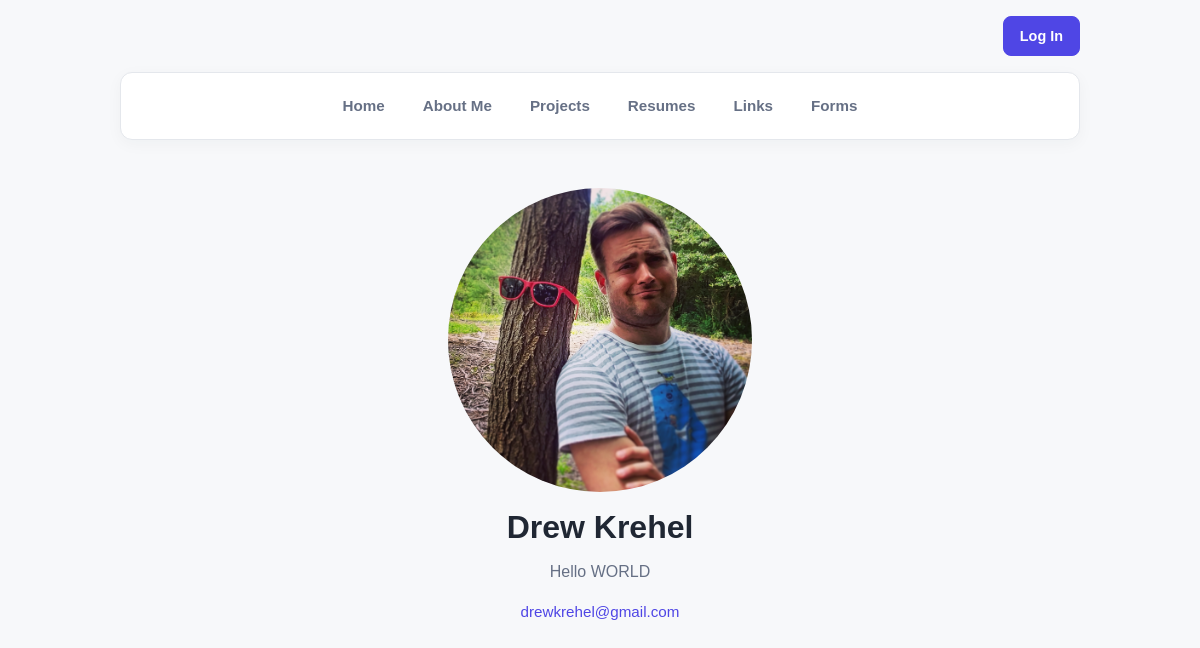
The page /drewkrehel/about/ on the database its author committed.
### builder/models.py (models this page shows)
class Profile(models.Model):
    user = models.OneToOneField(
        User,
        on_delete=models.CASCADE
    )
    featured_section = models.CharField(
        max_length=20,
        choices=[
            ("about", "About Me"),
            ("projects", "Projects"),
            ("resumes", "Resumes"),
            ("links", "Links"),
            ("forms", "Forms"),
        ],
        blank=True,
    )
    featured_object_id = models.PositiveIntegerField(
        null=True,
        blank=True,
    )
    display_name = models.CharField(
        max_length=200,
        help_text="Enter the name you want visitors to see"
    )
    email = models.EmailField(
        max_length=200,
        help_text="Enter the email you want visitors to see"
    )
    phone = models.CharField(
        max_length=50,
        blank=True,
        help_text="Enter the # you want visitors to see"
    )
    bio = models.TextField(
        max_length=1000,
        blank=True,
        help_text="Add a short bio"
    )
    profile_image = models.ImageField(
        upload_to='profile_images/',
        blank=True,
        help_text="Upload a profile image"
    )
    index_thumbnail = models.ImageField(
        upload_to="index_thumbnails/",
        blank=True,
    )

### builder/views.py (the view)
# urls.py: path("<str:username>/about/", views.about_me, name="about"),
def about_me(request, username):
    profile = Profile.objects.get(user__username=username)
    context = {
        "profile": profile,
    }
    return render(request, "about_me.html", context=context)

### builder/templates/about_me.html (shortened to what this page needs)
{% extends "base.html" %}
{% block content %}
<main class="profile-page">
    <header class="profile-header">
        {% if profile.profile_image %}
        <img class="profile-avatar" src="{{ profile.profile_image.url }}"
            alt="Profile photo of {{ profile.display_name }}">
        {% endif %}
        <h1 class="profile-name">{{ profile.display_name }}</h1>
        {% if profile.bio %}
        <p class="profile-bio">{{ profile.bio }}</p>
        {% endif %}
        {% if profile.email %}
        <p class="profile-email">
            <a href="mailto:{{ profile.email }}">{{ profile.email }}</a>
        </p>
        {% endif %}
    </header>
</main>
{% endblock %}

### builder/static/builder/css/styles.css (style rules this page uses)
body { font-family: Arial, sans-serif; }

### builder/static/builder/css/site.css (style rules this page uses)
:root { --page-bg: #F7F8FA; --surface: #FFFFFF; --text-primary: #202733; --text-muted: #667085; --accent: #4F46E5; --border: #E4E7EC; --font-family: Arial, Helvetica, sans-serif; --radius: 12px; --content-width: 960px; }
* { box-sizing: border-box; }
body { margin: 0; background: var(--page-bg); color: var(--text-primary); font-family: var(--font-family); line-height: 1.6; }
a { color: var(--accent); }
.profile-page { width: min(100% - 32px, 560px); margin: 48px auto; }
.profile-header { text-align: center; margin-bottom: 32px; }
.profile-avatar { display: block; width: 304px; height: 304px; margin: 0 auto 16px; border-radius: 50%; object-fit: cover; }
.profile-name { margin: 0; font-size: 2rem; line-height: 1.2; overflow-wrap: anywhere; }
.profile-bio { max-width: 440px; margin: 12px auto 0; color: var(--text-muted); }
.profile-email { margin: 16px 0 0; font-size: 0.95rem; }
.profile-email a { color: var(--accent); text-decoration: none; }

### rows shown on the page
Profile: profile_image (picture), display_name "Drew Krehel", bio "Hello WORLD", email "drewkrehel@gmail.com"
